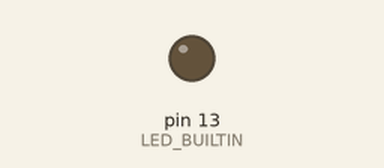
Recording of a sketch running on a simulated Arduino Uno, built with avr-gcc and run on an emulated ATmega328P. On the bench: output pins drawn as LEDs (lit = HIGH).

Above: at 1.6 s.
At 4.9 s:
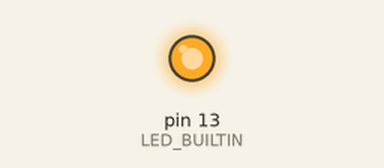
Timing chart, 0 to 5.2 s (numbered marks = the images above):
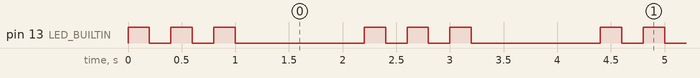

Measured:
- by itself, pin 13 (LED_BUILTIN): repeats every 2.2 s: 2 × (LOW 0.20 s, HIGH 0.20 s), LOW 1.2 s, HIGH 0.20 s
- by itself, everything shown: repeats every 2.2 s, in 6 steps

The sketch:

BlinkNvezes.ino
```cpp
int nvezes;

void setup()
{
    pinMode(LED_BUILTIN, OUTPUT);
    nvezes = 3;
}

void loop()
{

    for( int i=0 ; i< nvezes; i++){
        digitalWrite(LED_BUILTIN, HIGH);
        delay(200);
        digitalWrite(LED_BUILTIN, LOW);
        delay(200);
    }
    delay(1000);
}
```
